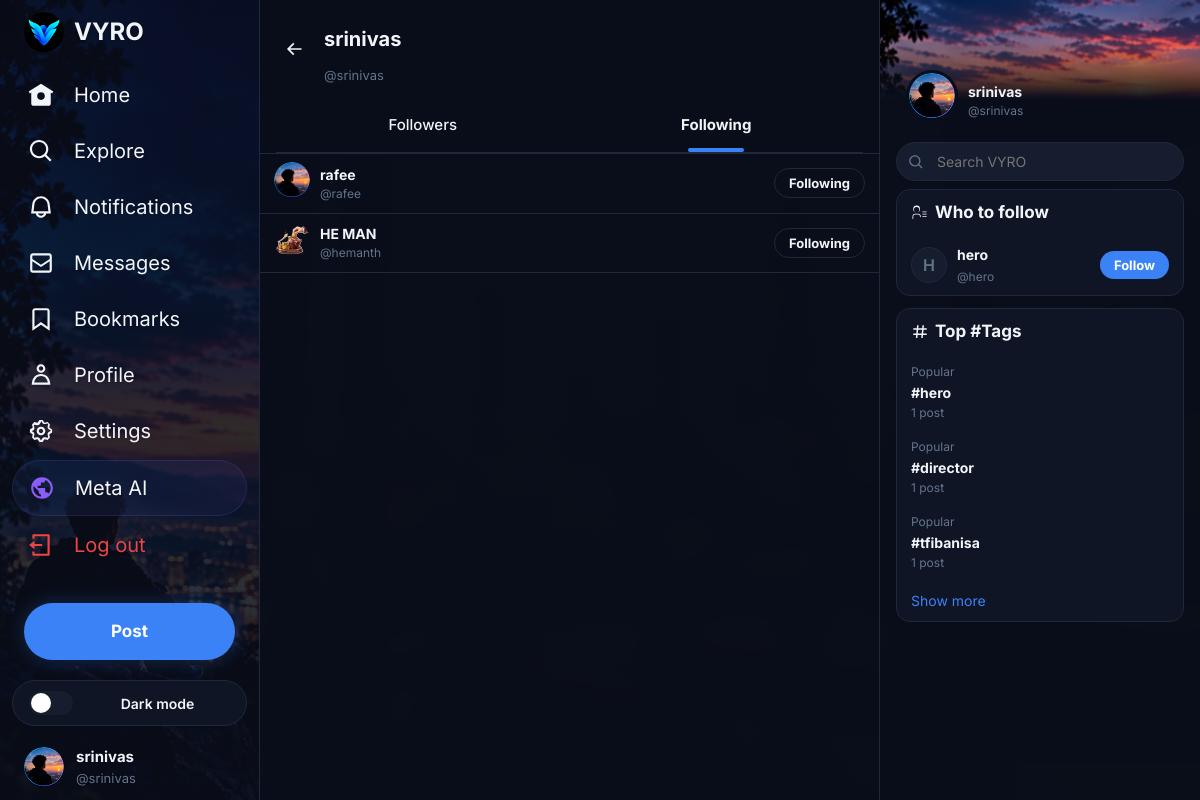
/profile/user/srinivas/following/ (signed in), run on the app's committed database.
### authentication/models.py (models this page shows, shortened)
class User(AbstractUser):
    email = models.EmailField(unique=True)
    display_name = models.CharField(max_length=100, blank=True)
    bio = models.TextField(max_length=500, blank=True)
    profile_picture = models.ImageField(upload_to='profile_pics/', blank=True, null=True)
    cover_photo = models.ImageField(upload_to='cover_photos/', blank=True, null=True)
    date_of_birth = models.DateField(blank=True, null=True)
    location = models.CharField(max_length=100, blank=True)
    website = models.URLField(max_length=200, blank=True)
    is_private = models.BooleanField(default=False)
    is_verified = models.BooleanField(default=False)
    joined_at = models.DateTimeField(auto_now_add=True, null=True)
    WHO_CAN_REPLY_CHOICES = [
        ('everyone', 'Everyone'),
        ('followers', 'People you follow'),
        ('mentioned', 'Only people you mention'),
    ]
    MEDIA_VISIBILITY_CHOICES = [
        ('everyone', 'Everyone'),
        ('followers', 'Followers only'),
        ('none', 'No one'),
    ]
    POST_VISIBILITY_CHOICES = [
        ('public', 'Public'),
        ('followers', 'Followers only'),
        ('private', 'Only me'),
    ]
    who_can_reply = models.CharField(max_length=20, choices=WHO_CAN_REPLY_CHOICES, default='everyone')
    allow_mentions = models.BooleanField(default=True)
    allow_reposts = models.BooleanField(default=True)
    allow_comments = models.BooleanField(default=True)
    allow_quote_posts = models.BooleanField(default=True)
    media_visibility = models.CharField(max_length=20, choices=MEDIA_VISIBILITY_CHOICES, default='everyone')
    default_post_visibility = models.CharField(max_length=20, choices=POST_VISIBILITY_CHOICES, default='public')
    sensitive_content_warning = models.BooleanField(default=False)
    show_likes_count = models.BooleanField(default=True)
    show_reposts_count = models.BooleanField(default=True)
    auto_save_drafts = models.BooleanField(default=True)
    allow_dm_from = models.CharField(max_length=20, choices=[('everyone', 'Everyone'), ('followers', 'People you follow'), ('none', 'No one')], default='everyone')
    email_notifications = models.BooleanField(default=True)
    push_likes = models.BooleanField(default=True)
    push_replies = models.BooleanField(default=True)
    push_follows = models.BooleanField(default=True)
    push_mentions = models.BooleanField(default=True)
    push_reposts = models.BooleanField(default=True)
    push_messages = models.BooleanField(default=True)
    theme = models.CharField(max_length=20, default='dark', choices=[('dark', 'Dark'), ('dim', 'Dim'), ('light', 'Light')])
    def get_display_name(self):
        return self.display_name or self.first_name or self.username

### posts/models.py (models this page shows, shortened)
class Hashtag(models.Model):
    name = models.CharField(max_length=100, unique=True)
    created_at = models.DateTimeField(auto_now_add=True)

### profile_section/views.py (the view)
# urls.py: path('user/<str:username>/following/', views.following_list, name='following_list'),
@login_required
def following_list(request, username):
    profile_user = get_object_or_404(User, username=username)
    following_ids = Follow.objects.filter(follower=profile_user).values_list('following_id', flat=True)
    following_users = User.objects.filter(id__in=following_ids)
    my_following_ids = set(Follow.objects.filter(follower=request.user).values_list('following_id', flat=True))
    context = {
        'profile_user': profile_user,
        'users': following_users,
        'title': 'Following',
        'my_following_ids': my_following_ids,
    }
    return render(request, 'profile_section/follow_list.html', context)

### profile_section/context_processors.py (called while the page is built)
def notifications_count(request):
    if request.user.is_authenticated:
        from .models import Notification
        count = Notification.objects.filter(recipient=request.user, is_read=False).count()
        return {'unread_notif_count': count}
    return {'unread_notif_count': 0}

### profile_section/templates/profile_section/follow_list.html (shortened to what this page needs)
{% extends 'base.html' %}
{% block content %}
<div class="page-header">
    <div class="page-header-row">
        <button class="back-btn" onclick="history.back()">
            <svg viewBox="0 0 24 24" fill="currentColor"><path d="M7.414 13l5.043 5.04-1.414 1.42L3.586 12l7.457-7.46 1.414 1.42L7.414 11H21v2H7.414z"/></svg>
        </button>
        <div>
            <h1 style="font-size:20px;">{{ profile_user.get_display_name }}</h1>
            <div style="color:var(--text-secondary);font-size:13px;">@{{ profile_user.username }}</div>
        </div>
    </div>
    <div class="tabs">
        <a href="{% url 'followers_list' profile_user.username %}" class="tab {% if title == 'Followers' %}active{% endif %}" style="text-decoration:none;color:inherit;">Followers</a>
        <a href="{% url 'following_list' profile_user.username %}" class="tab {% if title == 'Following' %}active{% endif %}" style="text-decoration:none;color:inherit;">Following</a>
    </div>
</div>
{% for u in users %}
<div class="follow-item" style="border-bottom:1px solid var(--border);">
    <a href="{% url 'profile_user' u.username %}">
        {% if u.profile_picture %}
            <img src="{{ u.profile_picture.url }}" alt="">
        {% else %}
            <div class="avatar-placeholder">{{ u.username.0|upper }}</div>
        {% endif %}
    </a>
    <div class="follow-info" style="flex:1;">
        <a href="{% url 'profile_user' u.username %}" class="follow-name" style="color:var(--text-primary);text-decoration:none;">{{ u.get_display_name }}</a>
        <div class="follow-handle">@{{ u.username }}</div>
    </div>
    {% if u != user %}
    <button class="follow-btn {% if u.id in my_following_ids %}btn-following{% else %}btn-follow{% endif %}" onclick="toggleFollow(this,{{ u.id }})">
        {% if u.id in my_following_ids %}Following{% else %}Follow{% endif %}
    </button>
    {% endif %}
</div>
{% empty %}
<div class="empty-state"><p>No {{ title|lower }} yet.</p></div>
{% endfor %}
{% endblock %}

### templates/base.html (shortened to what this page needs)
{% load static %}
<!DOCTYPE html>
<html lang="en">
<head>
</head>
<body data-theme="dark">
    {% if user.is_authenticated %}
    <div class="app-layout">
        <nav class="sidebar">
            <div class="sidebar-logo">
                <a href="{% url 'home' %}">
                    <div class="logo-icon"><img src="{% static 'images/vyro-logo.jpeg' %}" alt="VYRO"></div>
                    <span>VYRO</span>
                </a>
            </div>
            <div class="sidebar-nav">
                <a href="{% url 'home' %}" class="nav-item {% if active_nav == 'home' %}active{% endif %}">
                    <svg viewBox="0 0 24 24" fill="currentColor"><path d="M12 1.696L.622 8.807l1.06 1.696L3 9.679V19.5A2.5 2.5 0 005.5 22h13a2.5 2.5 0 002.5-2.5V9.679l1.318.824 1.06-1.696L12 1.696zM12 16.5a3.5 3.5 0 110-7 3.5 3.5 0 010 7z"/></svg>
                    <span>Home</span>
                </a>
                <a href="{% url 'explore' %}" class="nav-item {% if active_nav == 'explore' %}active{% endif %}">
                    <span>Explore</span>
                </a>
                <a href="{% url 'notifications' %}" class="nav-item {% if active_nav == 'notifications' %}active{% endif %}">
                    <span>Notifications</span>
                </a>
                <a href="{% url 'messages_page' %}" class="nav-item {% if active_nav == 'messages' %}active{% endif %}">
                    <span>Messages</span>
                </a>
                <a href="{% url 'bookmarks' %}" class="nav-item {% if active_nav == 'bookmarks' %}active{% endif %}">
                    <svg viewBox="0 0 24 24" fill="currentColor"><path d="M4 4.5C4 3.12 5.119 2 6.5 2h11C18.881 2 20 3.12 20 4.5v18.44l-8-5.71-8 5.71V4.5zM6.5 4c-.276 0-.5.22-.5.5v14.56l6-4.29 6 4.29V4.5c0-.28-.224-.5-.5-.5h-11z"/></svg>
                    <span>Bookmarks</span>
                </a>
                <a href="{% url 'profile' %}" class="nav-item {% if active_nav == 'profile' %}active{% endif %}">
                    <span>Profile</span>
                </a>
                <a href="{% url 'settings' %}" class="nav-item {% if active_nav == 'settings' %}active{% endif %}">
                    <span>Settings</span>
                </a>
                <a href="{% url 'meta_ai' %}" class="nav-item {% if active_nav == 'meta_ai' %}active{% endif %}" style="background:linear-gradient(135deg,rgba(59,130,246,.08),rgba(139,92,246,.08));border:1px solid rgba(139,92,246,.15);">
                    <span>Meta AI</span>
                </a>
                <a href="{% url 'logout' %}" class="nav-item" style="color:var(--red);">
                    <svg viewBox="0 0 24 24" fill="currentColor"><path d="M4 18h2v2h12V4H6v2H4V3a1 1 0 011-1h14a1 1 0 011 1v18a1 1 0 01-1 1H5a1 1 0 01-1-1v-3zm2-7h7v2H6v3l-5-4 5-4v3z"/></svg>
                    <span>Log out</span>
                </a>
            </div>
            <a href="{% url 'create_post' %}" class="post-btn">
                <span class="btn-text">Post</span>
            </a>
            <button class="theme-toggle-btn" id="themeToggleBtn" onclick="toggleTheme()">
                <span class="toggle-track"></span>
                <span class="toggle-label">Dark mode</span>
            </button>
            <a href="{% url 'profile' %}" class="sidebar-profile">
                {% if user.profile_picture %}
                    <img src="{{ user.profile_picture.url }}" alt="">
                {% else %}
                    <div class="avatar-placeholder">{{ user.username.0|upper }}</div>
                {% endif %}
                <div class="profile-info">
                    <div class="name">{{ user.get_display_name }}</div>
                    <div class="handle">@{{ user.username }}</div>
                </div>
            </a>
        </nav>
        <main class="main-content">
            {% block content %}{% endblock %}
        </main>
        <aside class="right-sidebar">
            <div class="right-sidebar-banner">
                {% if user.cover_photo %}
                    <img src="{{ user.cover_photo.url }}" alt="">
                {% else %}
                    <img src="{% static 'images/sidebar.jpeg' %}" alt="">
                {% endif %}
            </div>
            <div class="right-profile-card">
                <a href="{% url 'profile' %}" style="text-decoration:none;color:inherit;">
                    <div class="rpc-top">
                        {% if user.profile_picture %}
                            <img src="{{ user.profile_picture.url }}" alt="" class="rpc-avatar">
                        {% else %}
                            <img src="{% static 'images/profile.jpeg' %}" alt="" class="rpc-avatar">
                        {% endif %}
                        <div class="rpc-info">
                            <div class="rpc-name">{{ user.get_display_name }}</div>
                            <div class="rpc-handle">@{{ user.username }}</div>
                        </div>
                    </div>
                </a>
            </div>
            {% block right_sidebar %}
            <div class="search-box">
                <form action="{% url 'search' %}" method="GET">
                    <input type="text" name="q" placeholder="Search VYRO" value="">
                </form>
            </div>
            {% if global_suggested_users %}
            <div class="who-to-follow-box">
                <h2> Who to follow</h2>
                {% for suser in global_suggested_users %}
                <div class="follow-item">
                    <a href="{% url 'profile_user' suser.username %}">
                        {% if suser.profile_picture %}
                            <img src="{{ suser.profile_picture.url }}" alt="">
                        {% else %}
                            <div class="avatar-placeholder">{{ suser.username.0|upper }}</div>
                        {% endif %}
                    </a>
                    <div class="follow-info">
                        <a href="{% url 'profile_user' suser.username %}" class="follow-name" style="color:var(--text-primary);text-decoration:none;">{{ suser.get_display_name }}</a>
                        <span class="follow-handle">@{{ suser.username }}</span>
                    </div>
                    <button class="follow-btn {% if suser.id in global_following_ids %}btn-following{% else %}btn-follow{% endif %}" onclick="toggleFollow(this,{{ suser.id }})">
                        {% if suser.id in global_following_ids %}Following{% else %}Follow{% endif %}
                    </button>
                </div>
                {% endfor %}
            </div>
            {% endif %}
            {% if global_top_tags %}
            <div class="trending-box">
                <h2><svg viewBox="0 0 24 24" fill="currentColor"><path d="M10.09 3.098L9.72 7h5.16l.39-4.098 1.99.196L16.88 7H21v2h-4.31l-.48 5H21v2h-4.98l-.39 4.098-1.99-.196L14.02 16H8.86l-.39 4.098-1.99-.196L6.86 16H3v-2h4.05l.48-5H3V7h4.72l.39-4.098 1.98.196zM9.53 9l-.48 5h5.16l.48-5H9.53z"/></svg> Top #Tags</h2>
                {% for tag in global_top_tags %}
                <a href="{% url 'hashtag_view' tag.name %}" class="trending-item">
                    <div class="trending-category">Popular</div>
                    <div class="trending-name">#{{ tag.name }}</div>
                    <div class="trending-count">{{ tag.post_count }} post{{ tag.post_count|pluralize }}</div>
                </a>
                {% endfor %}
                <a href="{% url 'explore' %}" class="show-more">Show more</a>
            </div>
            {% endif %}
            {% endblock %}
        </aside>
    </div>
    {% else %}
    {% block unauthenticated_content %}{% endblock %}
    {% endif %}
</body>
</html>

### data on the page
User: profile_picture (picture), get_display_name "srinivas", username "srinivas"
User: profile_picture (placeholder picture), get_display_name "rafee", username "rafee", shows "Following"
User: profile_picture (picture), get_display_name "HE MAN", username "hemanth", shows "Following"
User: username.0 "H", get_display_name "hero", username "hero", shows "Follow"
Hashtag: name "hero", post_count "1"
Hashtag: name "director", post_count "1"
Hashtag: name "tfibanisa", post_count "1"
